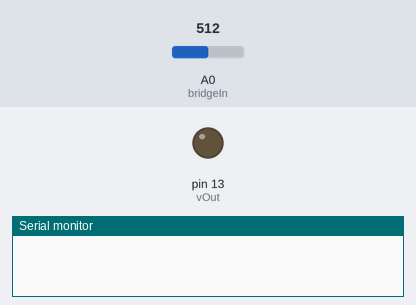
The sketch below on a simulated Arduino Uno, built with avr-gcc and run on an emulated ATmega328P. Shown: output pins drawn as LEDs (lit = HIGH), the last lines printed to the serial monitor. The test bench sets the inputs (shaded band); at power-on: A0 (bridgeIn) = 512.

Above: at 0.1 s.
At 30.1 s:
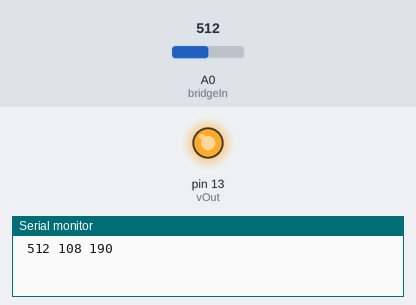
Timing chart, 0 to 31.6 s (numbered marks = the images above):
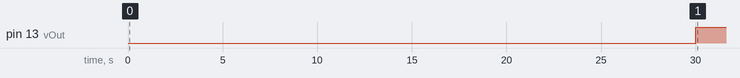

Measured:
- by itself, pin 13 (vOut): LOW → HIGH at 30.0 s

The sketch:

digitalPID_tempServo.ino
```cpp
#include <stdio.h>

#define bridgeIn 0
#define vOut 13

float Kp = 9;
float Ki = 0.001;
float Kd = 0;

String kp;
String ki;
String kd;

int setPoint = 108; //110 nominally corresponds to a setPoint of 21.0C (R = 36.46k)
const int dt = 30000; //Update every dt ms
const int gainSign = -1;
const int windupError = 20;

int bridgeV = 0;
int error = 0;

int previousError;
int integral = 0;
int derivative = 0;
int output;

char* token;
const char sep = ',';

int dataOut;

void setup() {
  Serial.begin(9600);

  pinMode(vOut,OUTPUT);
  analogWrite(vOut,setPoint);
}

void loop() {
	delay(dt);
	bridgeV = analogRead(bridgeIn); //Read in the bridge voltage
	error = setPoint - bridgeV/4; //Get current error (positive means too cold)(Division by 4 since the DAC is 10 bit)

	integral += error*dt; //Calculate integral

//Prevent integrator windup by turning integrator off when error is too large
	if (abs(error) > windupError){
		integral = 0;
	}

	derivative = (previousError - error)/dt; //Calculate derivative

	output = output + gainSign*(Kp*error + Ki*integral + Kd*derivative); //Generate new output (Division by 4 since the DAC is 10 bit)
	previousError = error;

	if (output > 255){
		output = 255;
	}
	else if (output < 0){
		output = 0;
	}
	analogWrite(vOut,output);

	//Serial printing for debugging
	//char buffer [100];
	//long vBridgeActual = bridgeV*5000L*4/1024;
	//dataOut = sprintf(buffer, "Bridge: %d (%ld mV); error: %d; Output: %d \n",bridgeV,vBridgeActual,error,output);


	//Read Serial and change parameters
 if (Serial.available()>0){
  char buffer [30];
  Serial.readBytes(buffer, 30);

  token = strtok(buffer, &sep);

  Kp = String(token).toFloat();
  token = strtok(NULL,&sep);
  Ki = String(token).toFloat();
  token = strtok(NULL,&sep);
  Kd = String(token).toFloat();
  token = strtok(NULL,&sep);
  setPoint = atoi(token);

  Serial.print("Parameters successfully updated.\n");
  Serial.print("Proportional gain set to: ");
  Serial.println(Kp,4);
  Serial.print("Integral gain set to: ");
  Serial.println(Ki,4);
  Serial.print("Derivative gain set to: ");
  Serial.println(Kd,4);

 }
	//Serial.readBytes(buffer, 12)


  char buffer [12];
	//Serial printing for logging
	dataOut = sprintf(buffer, "%4d%4d%4d",bridgeV,setPoint,output);

	for(int i=0; i<dataOut; i++){
		Serial.print(buffer[i]);
	}
}
```
